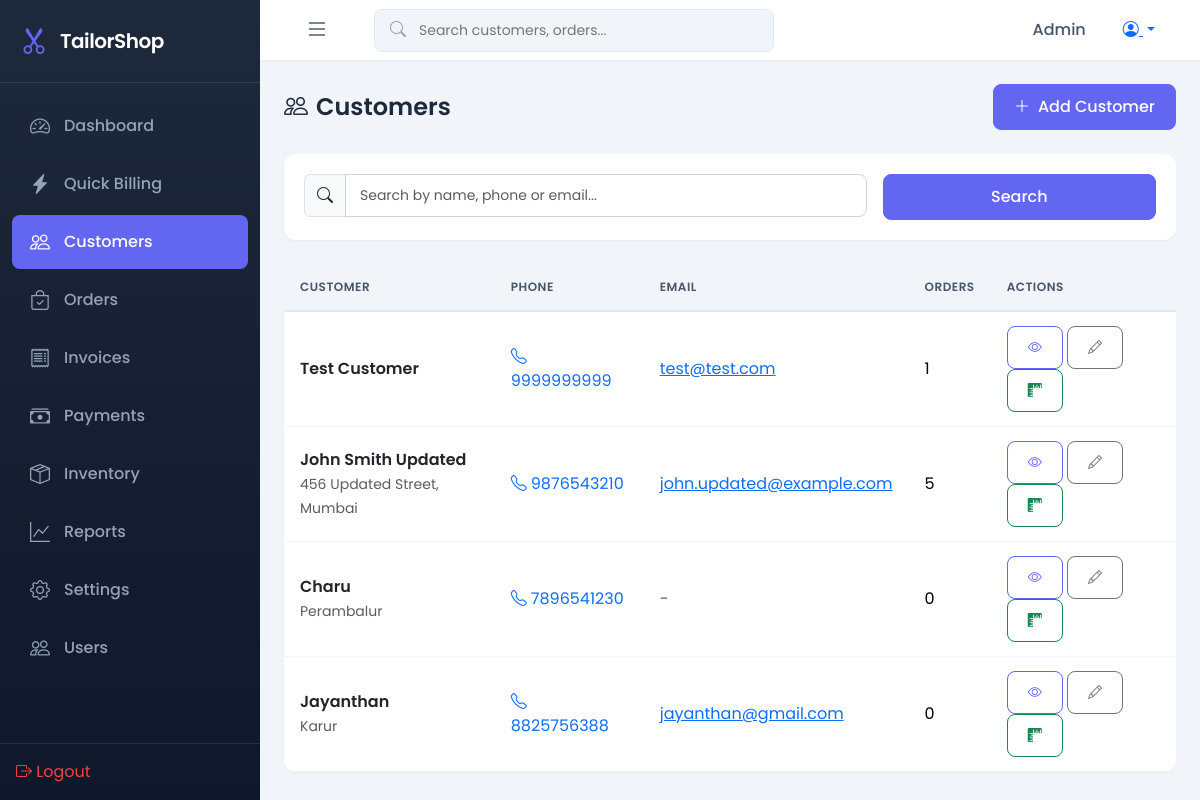
The page /customers/ (signed in) on the database as committed earlier.
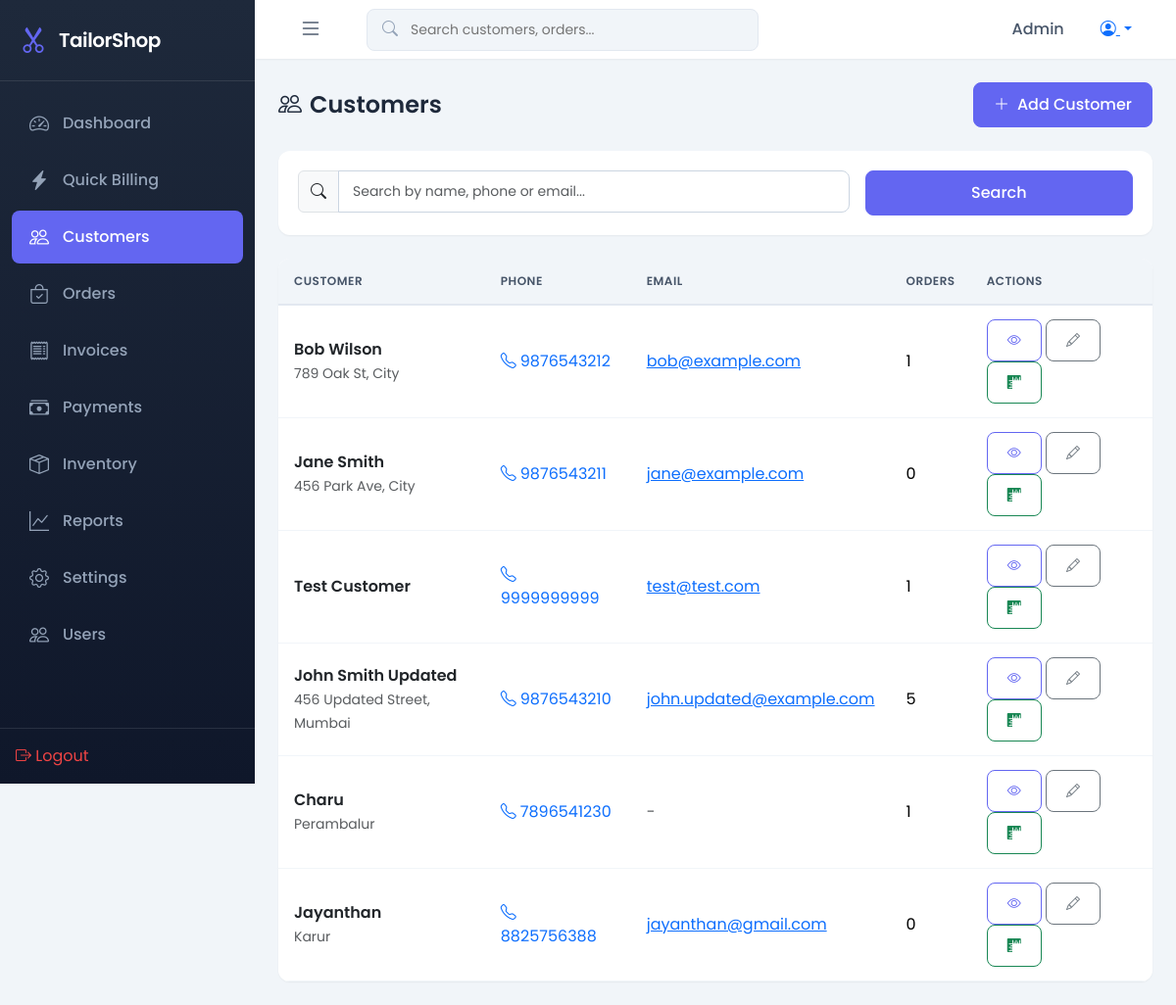
The same page on the database as committed later.
### shop/models.py (models this page shows, shortened)
class Customer(models.Model):
    name = models.CharField(max_length=100)
    phone = models.CharField(max_length=15, unique=True)
    email = models.EmailField(blank=True, null=True)
    address = models.TextField(blank=True, null=True)
    notes = models.TextField(blank=True, null=True)
    created_at = models.DateTimeField(auto_now_add=True)
    updated_at = models.DateTimeField(auto_now=True)
    @property
    def total_orders(self):
        return self.orders.count()
    class Meta:
        ordering = ['-created_at']

### shop/views.py (the view)
# urls.py: path('customers/', views.customer_list, name='customer_list'),
@login_required
def customer_list(request):
    query = request.GET.get('q', '')
    customers = Customer.objects.all()
    if query:
        customers = customers.filter(
            Q(name__icontains=query) |
            Q(phone__icontains=query) |
            Q(email__icontains=query)
        )
    paginator = Paginator(customers, 20)
    page = request.GET.get('page')
    customers = paginator.get_page(page)
    return render(request, 'shop/customer_list.html', {'customers': customers, 'query': query})

### templates/shop/customer_list.html (shortened to what this page needs)
{% extends 'base.html' %}
{% block content %}
<div class="page-header">
    <h1><i class="bi bi-people me-2"></i>Customers</h1>
    <div class="btn-group">
        <a href="{% url 'customer_add' %}" class="btn btn-primary">
            <i class="bi bi-plus-lg me-2"></i>Add Customer
        </a>
    </div>
</div>
<div class="card mb-4">
    <div class="card-body">
        <form method="get" class="row g-3">
            <div class="col-md-8">
                <div class="input-group">
                    <span class="input-group-text"><i class="bi bi-search"></i></span>
                    <input type="text" name="q" class="form-control" placeholder="Search by name, phone or email..." value="{{ query }}">
                </div>
            </div>
            <div class="col-md-4">
                <button type="submit" class="btn btn-primary w-100">Search</button>
            </div>
        </form>
    </div>
</div>
<div class="table-container">
    <table class="table">
        <thead>
            <tr>
                <th>Customer</th>
                <th>Phone</th>
                <th>Email</th>
                <th>Orders</th>
                <th>Actions</th>
            </tr>
        </thead>
        <tbody>
            {% for customer in customers %}
            <tr>
                <td>
                    <a href="{% url 'customer_detail' customer.pk %}" class="fw-600 text-dark text-decoration-none">
                        {{ customer.name }}
                    </a>
                    {% if customer.address %}
                    <br><small class="text-muted">{{ customer.address|truncatewords:10 }}</small>
                    {% endif %}
                </td>
                <td>
                    <a href="tel:{{ customer.phone }}" class="text-decoration-none">
                        <i class="bi bi-telephone me-1"></i>{{ customer.phone }}
                    </a>
                </td>
                <td>
                    {% if customer.email %}
                    <a href="mailto:{{ customer.email }}">{{ customer.email }}</a>
                    {% else %}
                    <span class="text-muted">-</span>
                    {% endif %}
                </td>
                <td>{{ customer.total_orders }}</td>
                <td>
                    <a href="{% url 'customer_detail' customer.pk %}" class="btn btn-sm btn-outline-primary" title="View">
                        <i class="bi bi-eye"></i>
                    </a>
                    <a href="{% url 'customer_edit' customer.pk %}" class="btn btn-sm btn-outline-secondary" title="Edit">
                        <i class="bi bi-pencil"></i>
                    </a>
                    <a href="{% url 'measurement_add' customer.pk %}" class="btn btn-sm btn-outline-success" title="Measurements">
                        <i class="bi bi-rulers"></i>
                    </a>
                </td>
            </tr>
            {% endfor %}
        </tbody>
    </table>
</div>
{% endblock %}

Rows that differ between the two databases and show on the page:
added Customer: name "Bob Wilson", address "789 Oak St, City", phone "9876543212", email "bob@example.com", total_orders "1"
added Customer: name "Jane Smith", address "456 Park Ave, City", phone "9876543211", email "jane@example.com", total_orders "0"
computed for Customer "Charu": total_orders "0" → "1"
